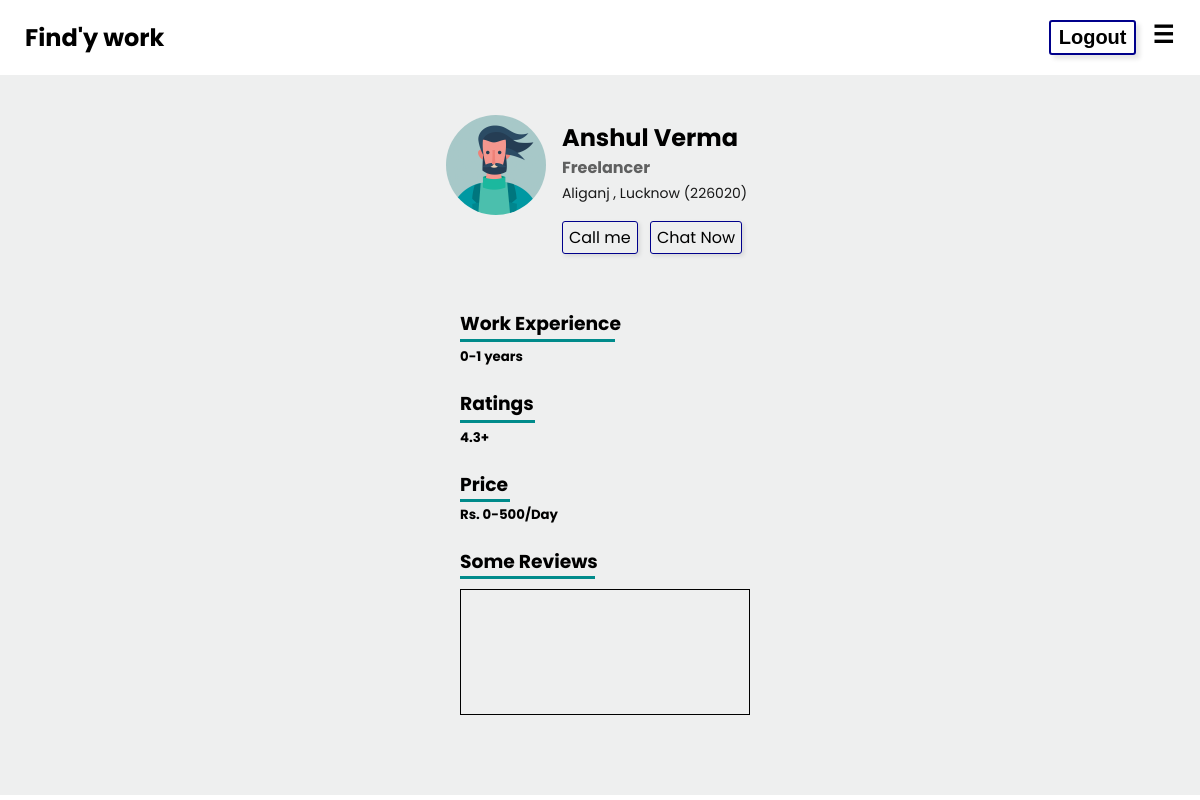
The page /profile/12345/ on the database as committed earlier.
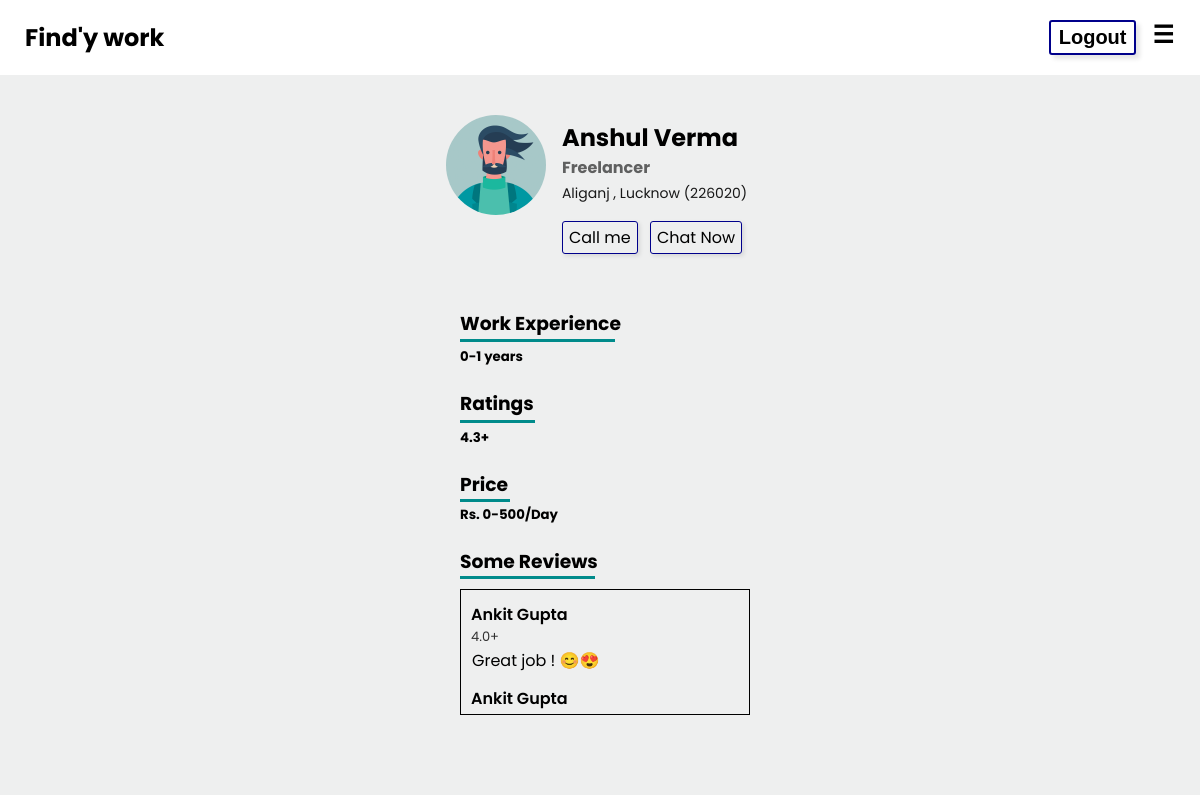
The same page on the database as committed later.
### app/models.py (models this page shows)
class WorkerProfile(models.Model):
    phone = models.CharField(max_length = 20)
    pincode = models.CharField(max_length = 10)
    address = models.CharField(max_length = 250 , null = True, blank = True)
    occupation = models.CharField(max_length = 100)
    experience = models.CharField(max_length = 100)
    rupees = models.CharField(max_length = 100)
    hourorday = models.CharField(max_length = 100)
    gender = models.CharField(max_length=250 , null = True)
    username = models.ForeignKey(User , on_delete = models.CASCADE)

class Rating(models.Model):
    work = models.ForeignKey('Work', on_delete = models.CASCADE)
    rating = models.DecimalField(decimal_places=1,max_digits=5)
    feedback = models.TextField()

class Work(models.Model):
    title = models.CharField(max_length = 100)
    description = models.TextField()
    category = models.CharField(max_length=40)
    maxamount = models.CharField(max_length=40)
    maxdays = models.CharField(max_length=40)
    date = models.DateTimeField(default=datetime.now(),blank=True)
    creator = models.ForeignKey(UserProfile ,on_delete = models.CASCADE)

class UserProfile(models.Model):
    phone = models.CharField(max_length = 20)
    pincode = models.CharField(max_length = 10)
    address = models.CharField(max_length=250 , null = True, blank = True)
    gender = models.CharField(max_length=250 , null = True)
    username = models.ForeignKey(User , on_delete = models.CASCADE)

### app/views.py (the view)
# urls.py: path('profile/<key>/',seeprofile , name = "seeprofile"),
def seeprofile(request, key):
    if True:
        try:
            user = User.objects.get(username=key)
            data = WorkerProfile.objects.get(username=user)
            print(user.first_name)
            obj = Bid.objects.filter(worker = data , isassigned = True)
            ratings = []
            for i in obj:
                work = Work.objects.get(id = i.work.id)
                get = Rating.objects.filter(work = work)
                ratings.extend(get)
            print(ratings)
            return render(request, 'app/seeprofile.html', {'option': True, 'data': data,'ratings': ratings})
        except:
            return HttpResponse('Error 404')
    return HttpResponse('Error 404')

### templates/app/seeprofile.html (shortened to what this page needs)
{% extends 'base.html' %}  {% block body %} {% load static %}
<div class="bg">
  <div class="profile_section">
    <div class="img_section">
      {% if data.gender == "Male" %}
      <img src="{% static 'images/male.png' %}"  alt="profile"
      width="100px"
      height="100px"
      style="border-radius: 50% !important; padding: 15px 6px">
      {% endif %}
    </div>
    <div class="content_section">
      <h2>{{data.username.first_name}} {{data.username.last_name}} </h2>
      <h4 style="color: rgba(0, 0, 0, 0.6)">{{data.occupation}}</h4>
      <span style="color: rgba(0, 0, 0, 0.9); font-size: 14px"
        >{{data.address}} ({{data.pincode}})</span
      >
      <div class="contact" style="padding: 20px 0px">
        <a href="tel:{{data.phone}}">Call me</a>
        <a href="https://wa.me/{{data.phone}}
        ">Chat Now</a>
      </div>
    </div>
  </div>
  <div style="width: 300px; height: auto; margin: 0 auto">
    <div style="margin-left: 10px">
      <h3>Work Experience</h3>
      <div class="line" style="margin: -17px 0px; height: 2.5px"></div>
      <h5>{{data.experience}}</h5>
    </div>
    <div style="margin-left: 10px">
      <h3>Ratings</h3>
      <div
        class="line"
        style="width: 75px; height: 2.8px; margin: -17px 0px"
      ></div>
      <h5>4.3+</h5>
    </div>
    <div style="margin-left: 10px">
      <h3>Price</h3>
      <div class="line" style="width: 50px; margin: -19px 0px"></div>
      <h5>{{data.rupees}}/{{data.hourorday}}</h5>
    </div>
    <div style="margin-left: 10px">
      <h3>Some Reviews</h3>
      <div class="line" style="width: 135px; margin: -19px 0px 4px 0px"></div>
      <div class="" style="overflow-y:scroll;height: 120px;border: 1px solid ;padding:2px 10px;margin: 10px 0px;;">
        {% for i in ratings %}
        <div class="review_card">
          <div class="review_content">
            <p style="font-weight: 600; margin: 0; font-size: 16px">
              {{i.work.creator.username.first_name}}  {{i.work.creator.username.last_name}}
            </p>
            <p style="margin: 0; font-size: 13px; color: rgba(0, 0, 0, 0.8)">
           {{i.rating}}+
            </p>
            <p style="margin: 1px">{{i.feedback}}</p>
          </div>
        </div>
      {% endfor %}
    </div>
    </div>
  </div>
</div>
{% endblock %}

### templates/base.html (shortened to what this page needs)
<!DOCTYPE html>
<html lang="en">
<head>
    {% load static %}
    <link rel="stylesheet" href="{% static 'style.css' %}">
    <link rel="stylesheet" href="https://cdn.jsdelivr.net/npm/bootstrap-icons@1.5.0/font/bootstrap-icons.css">
</head>
<body>
    <body>
        <div class="sidepan">
            <button class="toggle">&#9776;</button>
            {% if option %}
            <a href="{% url 'logout' %}">  <button class="modal_btn" >Logout</button></a>
            {% else %}
            <a href="{% url 'signin' %}">  <button class="modal_btn" >Login</button></a>
                {% endif %}
        </div>
    <aside class="sidebar">
        <div class="sidebar__header">
            <h2>Find'y work</h2>
        </div>
    </aside>
    {% block body %}
    {% endblock %}
</body>
</html>

### static/style.css (style rules this page uses)
body { margin: 0; font-family: "Poppins", sans-serif !important; -webkit-font-smoothing: antialiased; -moz-osx-font-smoothing: grayscale; }
button { float: right; font-size: 24px; background: transparent; border: none; outline: none; font-weight: bold; }
.sidepan, .sidebar { padding: 0px 20px; margin: 0; }
.sidebar { padding: 0px 25px; }
aside { margin: 0; padding: 0; }
.container h1, span { margin: 0; }
.modal_btn { font-size: 20px; padding: 4px 8px; margin: 0px 10px; border: 2px solid darkblue; box-shadow: 4px 4px 4px rgba(0, 0, 0, 0.1); border-radius: 3px; }
.profile_section { display: flex; justify-content: center; width: 100%; height: auto; padding: 25px 0px 0px 0px; }
.profile_section h2, h4 { padding: 0; margin: 0; }
.profile_section .content_section { padding: 20px 10px; }
.profile_section a { border: 1px solid darkblue; padding: 4px 6px; border-radius: 3px; box-shadow: 2px 2px 4px rgba(0, 0, 0, 0.1); margin-right: 8px; text-decoration: none; color: #000; }
.line { height: 3px; width: 155px; background: darkcyan; }
.review_card { padding: 10px 0px 2px 0px; }

### templates/app/seeprofile.html (style rules this page uses)
.bg { height: auto; width: 100%; background: rgba(199, 201, 202, 0.3); padding-bottom: 50px; }

Rows that differ between the two databases and show on the page:
added Rating: work.creator.username.first_name "Ankit", work.creator.username.last_name "Gupta", rating "4.0", feedback "Great job ! 😊😍"
added Rating: work.creator.username.first_name "Ankit", work.creator.username.last_name "Gupta"
